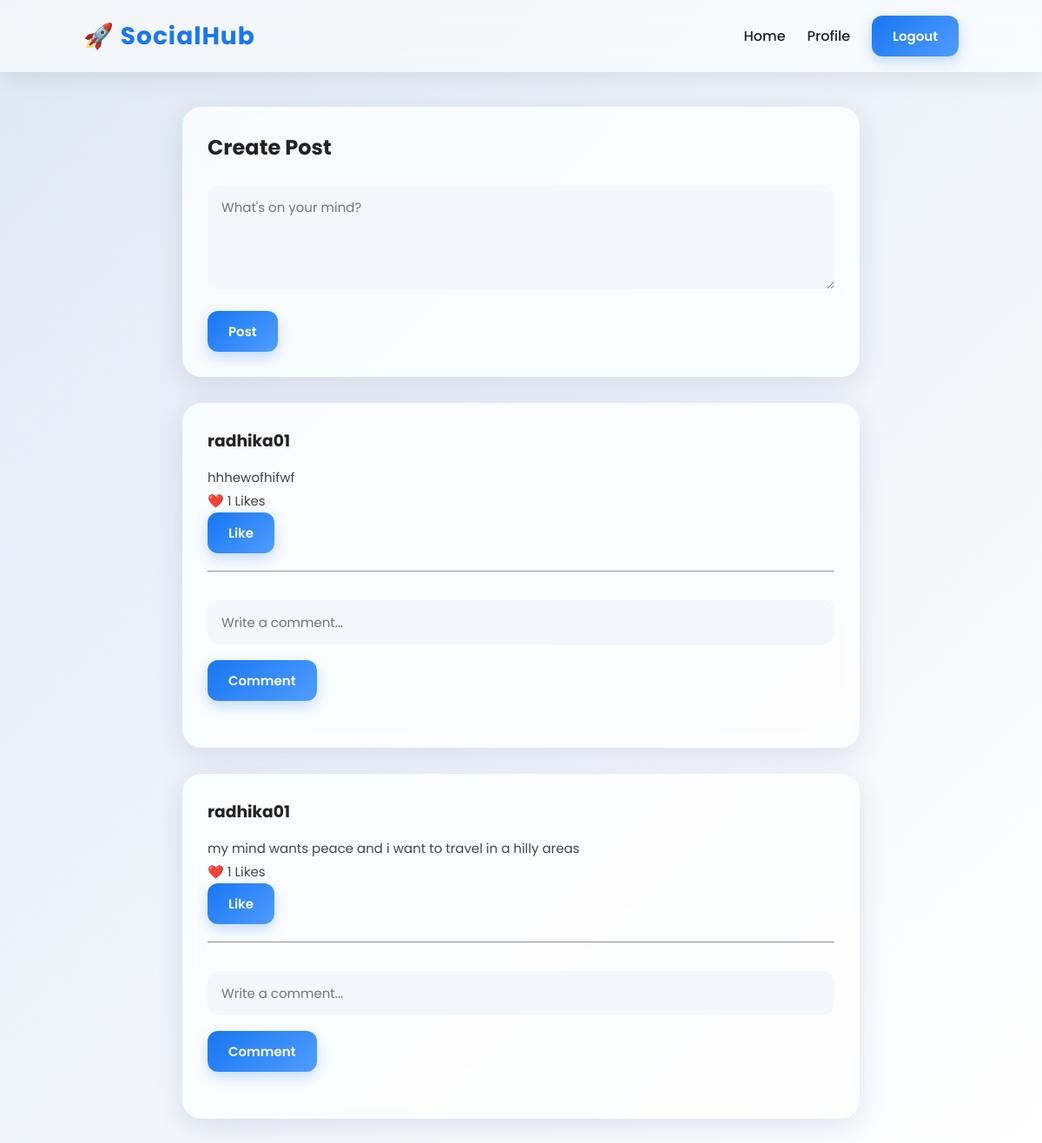
The app's page / (signed in), older data.
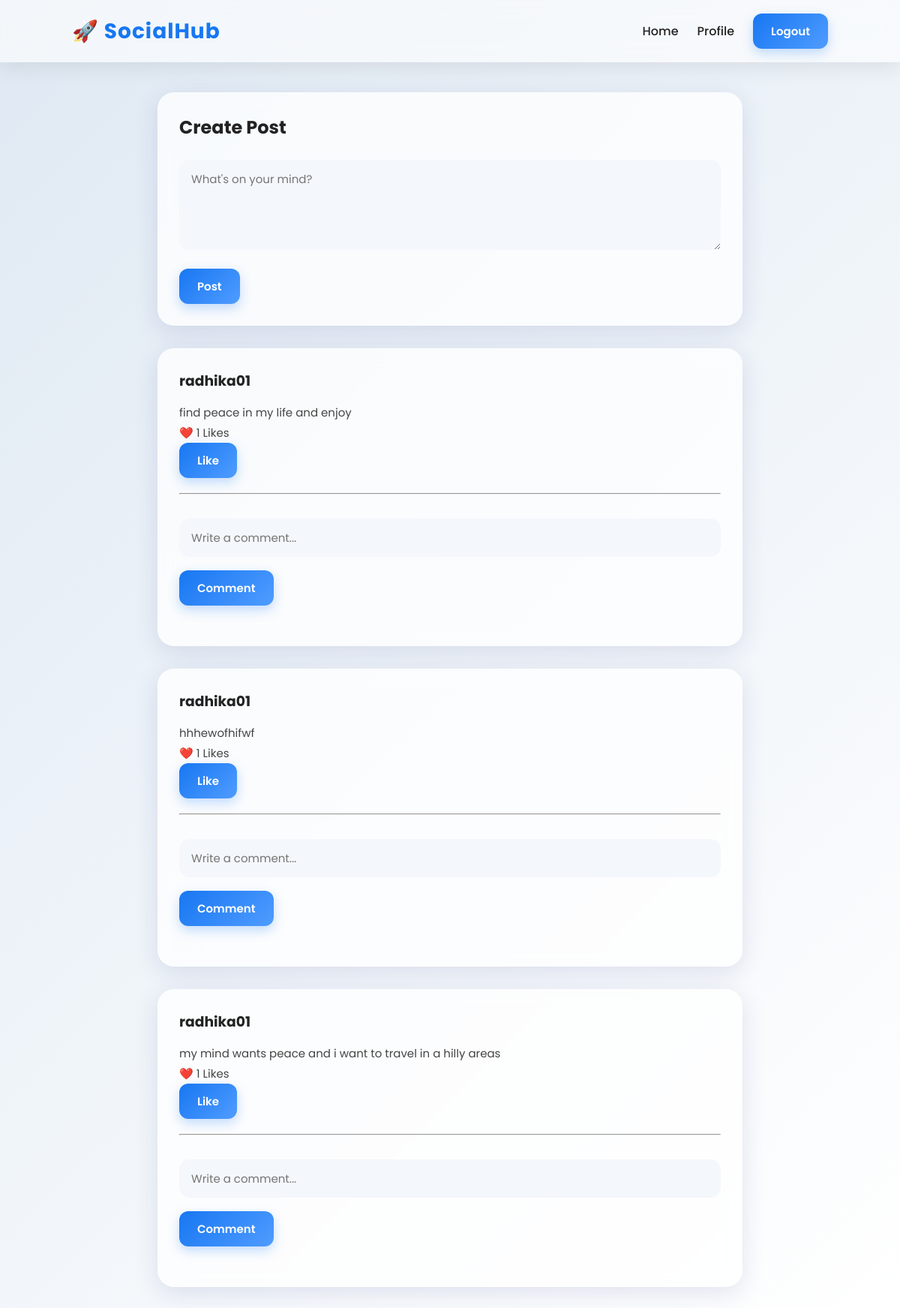
The same page, newer data.
### core/models.py (models this page shows)
class Post(models.Model):
    user = models.ForeignKey(User, on_delete=models.CASCADE, related_name='posts')
    content = models.TextField()
    created_at = models.DateTimeField(auto_now_add=True)
    likes = models.ManyToManyField(User, blank=True, related_name='liked_posts')

### core/views.py (the view, shortened to what this page needs)
# urls.py: path('', views.home, name='home'),
@login_required
def home(request):
    posts = Post.objects.all().order_by('-created_at')
    return render(request, 'home.html', {
        'posts': posts
    })

### core/templates/home.html (shortened to what this page needs)
{% extends 'base.html' %}
{% block content %}
<div class="post-box">
    <h2>Create Post</h2>
    <form method="POST">
        <textarea name="content" rows="4" placeholder="What's on your mind?"></textarea>
        <button type="submit">Post</button>
    </form>
</div>
{% for post in posts %}
<div class="post-box">
    <h3>{{ post.user.username }}</h3>
    <p>{{ post.content }}</p>
    <p>❤️ {{ post.likes.count }} Likes</p>
    <a href="/like/{{ post.id }}/">
        <button class="like-btn">Like</button>
    </a>
    <hr style="margin:20px 0;">
    <form method="POST" action="/comment/{{ post.id }}/">
        <input type="text" name="text" placeholder="Write a comment...">
        <button type="submit">Comment</button>
    </form>
    <br>
</div>
{% endfor %}
{% endblock %}

### core/templates/base.html (shortened to what this page needs)
<!DOCTYPE html>
<html lang="en">
<head>
</head>
<body>
    <nav>
        <div class="logo">🚀 SocialHub</div>
        <div class="nav-links" id="navLinks">
            <a href="/">Home</a>
            <a href="/profile/1/">Profile</a>
            <form action="/accounts/logout/" method="POST" style="display:inline;">
                <button type="submit">Logout</button>
            </form>
        </div>
    </nav>
    <div class="container">
        {% block content %}
        {% endblock %}
    </div>
</body>
</html>

### core/templates/base.html (style rules this page uses)
* { margin:0; padding:0; box-sizing:border-box; font-family:'Poppins', sans-serif; }
body { background:linear-gradient(135deg, #dfe9f3, #ffffff); min-height:100vh; }
nav { width:100%; padding:18px 8%; display:flex; justify-content:space-between; align-items:center; background:rgba(255,255,255,0.6); backdrop-filter:blur(12px); box-shadow:0 8px 25px rgba(0,0,0,0.08); position:sticky; top:0; z-index:1000; }
.logo { font-size:28px; font-weight:700; color:#1877f2; letter-spacing:1px; }
.nav-links { display:flex; align-items:center; gap:25px; }
nav a { text-decoration:none; color:#222; font-weight:500; transition:0.3s ease; position:relative; }
nav a::after { content:''; width:0%; height:2px; background:#1877f2; position:absolute; left:0; bottom:-5px; transition:0.3s; }
.container { width:65%; margin:auto; padding-top:40px; }
.post-box { background:rgba(255,255,255,0.75); backdrop-filter:blur(10px); padding:28px; border-radius:22px; margin-bottom:30px; box-shadow:0 8px 32px rgba(31,38,135,0.12); border:1px solid rgba(255,255,255,0.3); transition:0.4s ease; }
h2, h3 { color:#222; margin-bottom:14px; }
p { color:#444; line-height:1.8; font-size:15px; }
textarea, input { width:100%; padding:14px 16px; border:none; border-radius:14px; margin-top:12px; margin-bottom:18px; background:#f4f7fb; font-size:15px; outline:none; transition:0.3s; }
button { background:linear-gradient(135deg, #1877f2, #4f9cff); color:white; border:none; padding:12px 24px; border-radius:12px; cursor:pointer; font-size:15px; font-weight:600; transition:0.3s ease; box-shadow:0 6px 15px rgba(24,119,242,0.25); }

Row changes from the older to the newer data that the page shows:
added Post: user.username "radhika01", content "find peace in my life and enjoy", likes.count "1"
